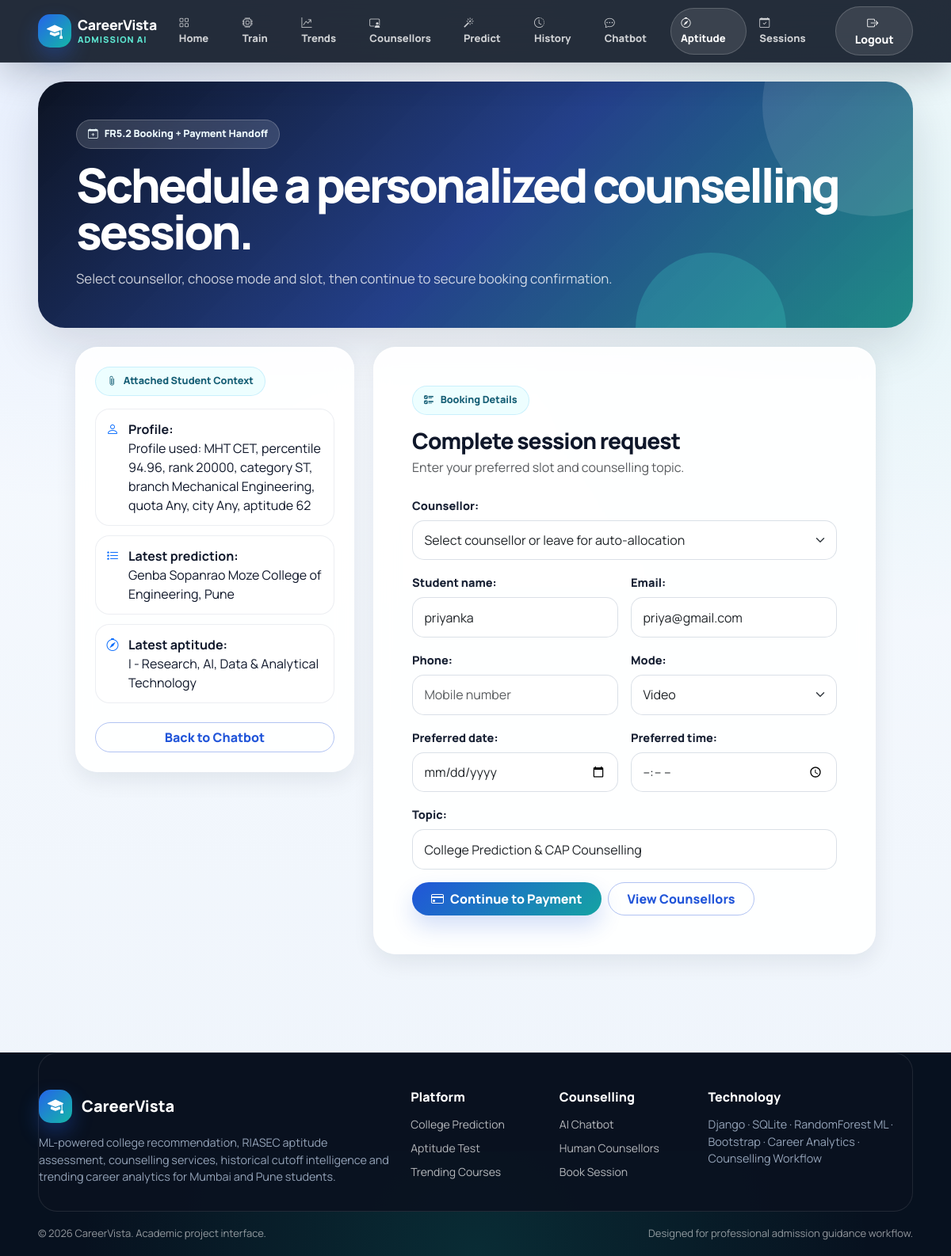
Page /book-counselling/ (signed in) on the committed database.
### predictor/models.py (models this page shows, shortened)
class PredictionHistory(models.Model):
    user = models.ForeignKey(User, on_delete=models.SET_NULL, null=True, blank=True)
    created_at = models.DateTimeField(auto_now_add=True)
    exam = models.CharField(max_length=40)
    category = models.CharField(max_length=40)
    home_region = models.CharField(max_length=120, blank=True)
    university_quota = models.CharField(max_length=80, blank=True)
    branch = models.CharField(max_length=180)
    percentile = models.FloatField()
    rank = models.IntegerField(default=0)
    aptitude_score = models.IntegerField(default=0)
    round_name = models.CharField(max_length=40)
    city = models.CharField(max_length=80, blank=True)
    college_type = models.CharField(max_length=60, blank=True)
    max_fees = models.IntegerField(default=0)
    min_naac_score = models.FloatField(default=0)
    max_nirf_rank = models.IntegerField(default=0)
    top_result = models.CharField(max_length=255, blank=True)
    result_count = models.IntegerField(default=0)
    result_snapshot_json = models.TextField(blank=True)
    class Meta:
        ordering = ['-created_at']

class AptitudeResult(models.Model):
    user = models.ForeignKey(User, on_delete=models.CASCADE)
    created_at = models.DateTimeField(auto_now_add=True)
    realistic = models.IntegerField(default=0)
    investigative = models.IntegerField(default=0)
    artistic = models.IntegerField(default=0)
    social = models.IntegerField(default=0)
    enterprising = models.IntegerField(default=0)
    conventional = models.IntegerField(default=0)
    dominant_code = models.CharField(max_length=3, blank=True)
    secondary_code = models.CharField(max_length=3, blank=True)
    career_cluster = models.CharField(max_length=120, blank=True)
    recommended_stream = models.CharField(max_length=120, blank=True)
    recommended_branches = models.TextField(blank=True)
    strengths = models.TextField(blank=True)
    report_text = models.TextField(blank=True)
    class Meta:
        ordering = ['-created_at']

### predictor/views.py (the view)
# urls.py: path('book-counselling/', views.book_counselling, name='book_counselling'),
@login_required
def book_counselling(request, counsellor_id=None):
    create_default_counsellors()
    profile_data, profile_summary = get_student_summary(request.user)
    counsellor = CounsellorProfile.objects.filter(id=counsellor_id, is_active=True).first() if counsellor_id else None
    latest_prediction = PredictionHistory.objects.filter(user=request.user).first()
    latest_aptitude = AptitudeResult.objects.filter(user=request.user).first()
    initial = {
        'student_name': request.user.first_name or request.user.username,
        'email': request.user.email,
        'topic': 'College Prediction & CAP Counselling',
    }
    if counsellor:
        initial['counsellor'] = counsellor.id
    if request.method == 'POST':
        form = CounsellingBookingForm(request.POST, counsellor_id=counsellor_id)
        if form.is_valid():
            booking = form.save(commit=False)
            booking.user = request.user
            if not booking.counsellor:
                booking.counsellor = CounsellorProfile.objects.filter(is_active=True).order_by('-rating').first()
            booking.amount = booking.counsellor.fee_per_session if booking.counsellor else 499
            booking.student_summary = profile_summary
            booking.predicted_college_summary = latest_prediction.result_snapshot_json if latest_prediction else 'No prediction history found.'
            if latest_aptitude:
                booking.aptitude_summary = f'{latest_aptitude.dominant_code} | {latest_aptitude.career_cluster} | {latest_aptitude.recommended_branches}'
            else:
                booking.aptitude_summary = 'Aptitude test not completed yet.'
            booking.status = 'Payment Pending'
            booking.payment_status = 'Unpaid'
            booking.save()
            messages.success(request, 'Booking created. Please complete the demo payment to confirm your counselling session.')
            return redirect('payment_checkout', session_id=booking.id)
    else:
        form = CounsellingBookingForm(initial=initial, counsellor_id=counsellor_id)
    return render(request, 'predictor/book_counselling.html', {
        'form': form,
        'profile_summary': profile_summary,
        'selected_counsellor': counsellor,
        'latest_prediction': latest_prediction,
        'latest_aptitude': latest_aptitude,
    })

### predictor/models.py (called while the page is built)
    def __str__(self):
        return f'{self.name} ({self.specialization})'

### predictor/views.py (called while the page is built, shortened)
def create_default_counsellors():
    if CounsellorProfile.objects.exists():
        return

### predictor/templates/predictor/book_counselling.html (shortened to what this page needs)
{% extends 'predictor/base.html' %}
{% block content %}
<section class="section-pad pt-4">
    <div class="container-fluid px-lg-5">
        <div class="page-hero mb-4">
            <span class="hero-pill"><i class="bi bi-calendar-plus"></i>FR5.2 Booking + Payment Handoff</span>
            <h1 class="hero-title mt-3 mb-3">Schedule a personalized counselling session.</h1>
            <p class="hero-subtitle mb-0">Select counsellor, choose mode and slot, then continue to secure booking confirmation.</p>
        </div>
        <div class="row justify-content-center g-4">
            <div class="col-xl-4 col-lg-5">
                <div class="panel-card p-4 sticky-lg-top form-sticky">
                    <span class="eyebrow"><i class="bi bi-paperclip"></i>Attached Student Context</span>
                    <div class="glass-list mt-3">
                        <div class="glass-list-item"><i class="bi bi-person text-primary"></i><span><b>Profile:</b><br>{{ profile_summary }}</span></div>
                        <div class="glass-list-item"><i class="bi bi-list-stars text-primary"></i><span><b>Latest prediction:</b><br>{{ latest_prediction.top_result|default:'No prediction history found' }}</span></div>
                        <div class="glass-list-item"><i class="bi bi-compass text-primary"></i><span><b>Latest aptitude:</b><br>{% if latest_aptitude %}{{ latest_aptitude.dominant_code }} - {{ latest_aptitude.career_cluster }}{% else %}Not completed{% endif %}</span></div>
                    </div>
                    <a href="{% url 'chatbot' %}" class="btn btn-outline-primary rounded-pill w-100 mt-4">Back to Chatbot</a>
                </div>
            </div>
            <div class="col-xl-7 col-lg-7">
                <div class="panel-card p-4 p-lg-5">
                    <span class="eyebrow"><i class="bi bi-ui-checks"></i>Booking Details</span>
                    <h3 class="fw-black mt-3 mb-1">Complete session request</h3>
                    <p class="text-muted mb-4">Enter your preferred slot and counselling topic.</p>
                    <form method="post" class="row g-3">
                        <div class="col-12">{{ form.counsellor.label_tag }}{{ form.counsellor }}{{ form.counsellor.errors }}</div>
                        <div class="col-md-6">{{ form.student_name.label_tag }}{{ form.student_name }}{{ form.student_name.errors }}</div>
                        <div class="col-md-6">{{ form.email.label_tag }}{{ form.email }}{{ form.email.errors }}</div>
                        <div class="col-md-6">{{ form.phone.label_tag }}{{ form.phone }}{{ form.phone.errors }}</div>
                        <div class="col-md-6">{{ form.mode.label_tag }}{{ form.mode }}{{ form.mode.errors }}</div>
                        <div class="col-md-6">{{ form.preferred_date.label_tag }}{{ form.preferred_date }}{{ form.preferred_date.errors }}</div>
                        <div class="col-md-6">{{ form.preferred_time.label_tag }}{{ form.preferred_time }}{{ form.preferred_time.errors }}</div>
                        <div class="col-12">{{ form.topic.label_tag }}{{ form.topic }}{{ form.topic.errors }}</div>
                        <div class="col-12 d-flex flex-wrap gap-2 mt-3">
                            <button class="btn btn-primary rounded-pill px-4 py-2"><i class="bi bi-credit-card me-2"></i>Continue to Payment</button>
                            <a href="{% url 'counsellors' %}" class="btn btn-outline-primary rounded-pill px-4 py-2">View Counsellors</a>
                        </div>
                    </form>
                </div>
            </div>
        </div>
    </div>
</section>
{% endblock %}

### predictor/static/predictor/css/style.css (style rules this page uses)
:root { --ink: #0b1220; --muted: #64748b; --soft: #f6f8fc; --card: rgba(255, 255, 255, 0.92); --border: rgba(148, 163, 184, 0.22); --brand: #2155d9; --brand-2: #15a3a3; --brand-3: #7c3aed; --success: #0f9f6e; --warning: #f59e0b; --danger: #dc2626; --shadow-sm: 0 10px 28px rgba(15, 23, 42, 0.08); --shadow-md: 0 22px 60px rgba(15, 23, 42, 0.13); --radius-xl: 28px; --radius-lg: 22px; }
* { box-sizing: border-box; }
body { min-height: 100vh; font-family: 'Inter', system-ui, -apple-system, BlinkMacSystemFont, 'Segoe UI', sans-serif; color: var(--ink); background: linear-gradient(135deg, rgba(246,248,252,.96), rgba(240,246,255,.92)), radial-gradient(circle at 12% 10%, rgba(33,85,217,.18), transparent 28%), radial-gradient(circle at 90% 15%, rgba(21,163,163,.15), transparent 28%), radial-gradient(circle at 70% 85%, rgba(124,58,237,.12), transparent 30%); overflow-x: hidden; }
a { text-decoration: none; }
.section-pad { padding: 64px 0; }
.page-hero { border-radius: 34px; padding: clamp(28px, 4vw, 54px); color: #fff; overflow: hidden; position: relative; background: linear-gradient(135deg, rgba(8,15,31,.98), rgba(24,54,132,.95) 52%, rgba(10,128,122,.9)), radial-gradient(circle at top right, rgba(255,255,255,.22), transparent 30%); box-shadow: var(--shadow-md); }
.page-hero:before, .page-hero:after { content: ""; position: absolute; border-radius: 50%; background: rgba(255,255,255,.11); }
.page-hero:before { width: 280px; height: 280px; right: -90px; top: -110px; }
.page-hero:after { width: 190px; height: 190px; right: 160px; bottom: -95px; background: rgba(69, 224, 213, .21); }
.page-hero > * { position: relative; z-index: 2; }
.hero-pill, .eyebrow { display: inline-flex; align-items: center; gap: 8px; border-radius: 999px; padding: 8px 14px; font-size: .79rem; font-weight: 800; color: #155e75; background: rgba(236, 254, 255, .95); border: 1px solid rgba(14, 165, 233, .16); }
.page-hero .hero-pill, .page-hero .eyebrow { color: #effcff; background: rgba(255,255,255,.14); border-color: rgba(255,255,255,.22); backdrop-filter: blur(12px); }
.hero-title { font-weight: 900; letter-spacing: -.055em; line-height: .98; font-size: clamp(2.25rem, 5vw, 5rem); }
.hero-subtitle { color: rgba(255,255,255,.78); font-size: clamp(1rem, 1.4vw, 1.18rem); line-height: 1.7; }
.panel-card, .ui-card { background: var(--card); border: 1px solid rgba(255,255,255,.74); border-radius: var(--radius-xl); box-shadow: var(--shadow-sm); backdrop-filter: blur(14px); }
.btn-primary, .btn-success { border: 0; font-weight: 800; box-shadow: 0 14px 28px rgba(33,85,217,.19); }
.btn-primary { background: linear-gradient(135deg, var(--brand), var(--brand-2)); }
.btn-outline-primary { color: var(--brand); border-color: rgba(33,85,217,.35); font-weight: 800; }
.form-control, .form-select, textarea, select, input[type="text"], input[type="password"], input[type="email"], input[type="number"], input[type="date"], input[type="time"] { border-radius: 15px !important; border: 1px solid rgba(148,163,184,.34) !important; padding: .77rem .9rem !important; background-color: rgba(255,255,255,.88) !important; box-shadow: none !important; }
.form-label, label { font-weight: 800; color: #172033; font-size: .91rem; margin-bottom: .45rem; }
.form-sticky { top: 94px; z-index: 2; }
.glass-list { display: grid; gap: 12px; }
.glass-list-item { display: flex; gap: 12px; align-items: start; padding: 13px; border-radius: 18px; background: rgba(255,255,255,.58); border: 1px solid rgba(148,163,184,.18); }
.fw-black { font-weight: 900 !important; letter-spacing: -.035em; }

### predictor/templates/predictor/base.html (style rules this page uses)
:root { --cc-navy: #07111f; --cc-navy-2: #101d2f; --cc-primary: #2563eb; --cc-teal: #14b8a6; --cc-green: #22c55e; --cc-orange: #f97316; --cc-purple: #7c3aed; --cc-slate: #64748b; --cc-light: #f8fbff; --cc-border: rgba(226, 232, 240, 0.92); --cc-shadow: 0 24px 70px rgba(15, 23, 42, 0.12); --cc-radius: 26px; }
* { box-sizing: border-box; }
body { margin: 0; font-family: "Manrope", system-ui, -apple-system, BlinkMacSystemFont, "Segoe UI", sans-serif; background: radial-gradient(circle at 8% 8%, rgba(37, 99, 235, .08), transparent 28%), radial-gradient(circle at 92% 18%, rgba(20, 184, 166, .08), transparent 30%), linear-gradient(180deg, #f8fbff 0%, #eef4fb 100%); color: #0f172a; overflow-x: hidden; }
a { text-decoration: none; }
.fw-black { font-weight: 900; }

### rows in the picture
PredictionHistory: top_result "Genba Sopanrao Moze College of Engineering, Pune"
AptitudeResult: dominant_code "I", career_cluster "Research, AI, Data & Analytical Technology"

### other values in the picture
{{ profile_summary }} "Profile used: MHT CET, percentile 94.96, rank 20000, category ST, branch Mechanical Engineering, quota Any, city Any, aptitude 62"
